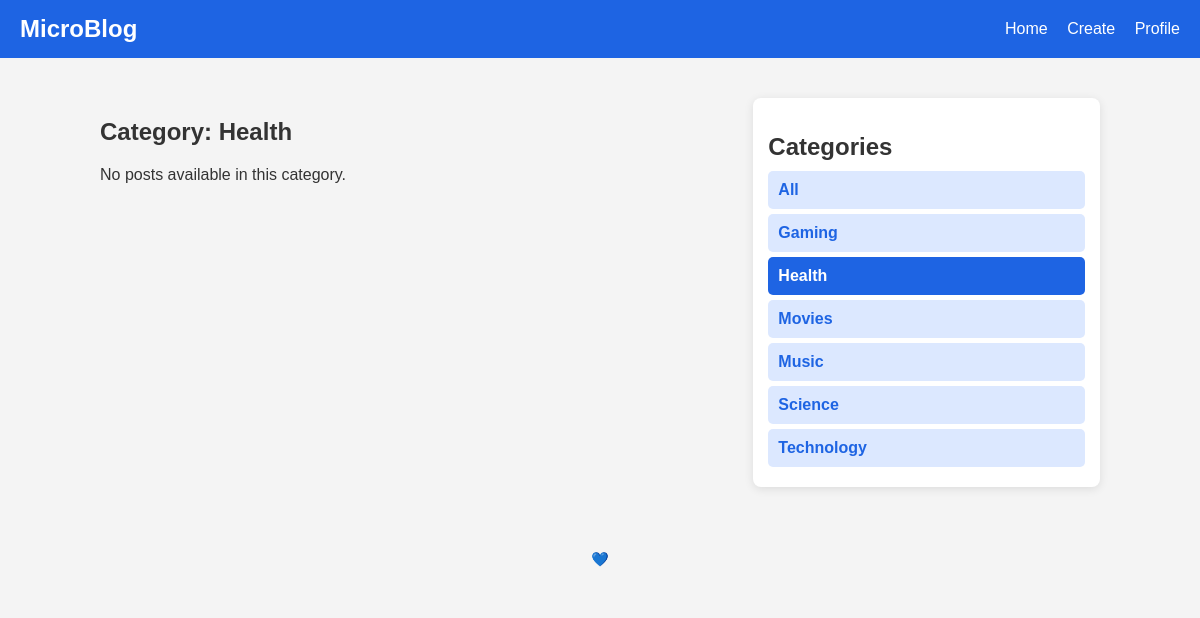
Before: /category.php?id=6 with the older database file.
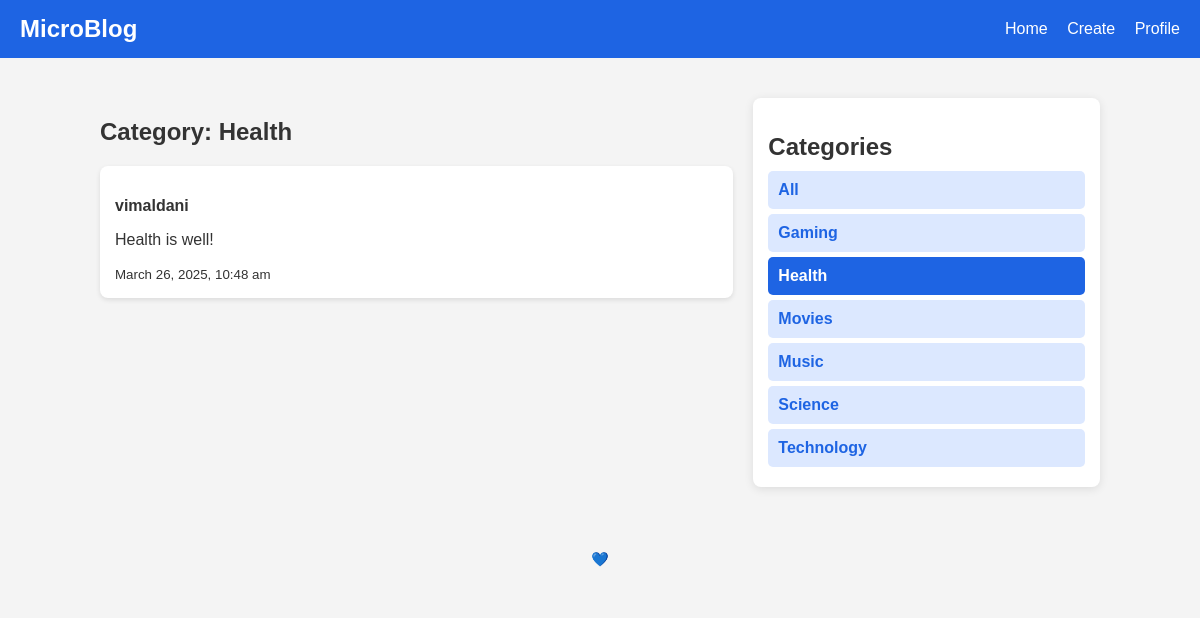
After: the same page with the newer database file.
### tables this page shows
CREATE TABLE `categories` (
  `id` int(11) NOT NULL,
  `name` varchar(100) NOT NULL,
  `description` text DEFAULT NULL,
  `created_at` timestamp NOT NULL DEFAULT current_timestamp()
);

CREATE TABLE `posts` (
  `id` int(11) NOT NULL,
  `user_id` int(11) NOT NULL,
  `category_id` int(11) NOT NULL,
  `content` text NOT NULL,
  `created_at` timestamp NOT NULL DEFAULT current_timestamp()
);

CREATE TABLE `users` (
  `id` int(11) NOT NULL,
  `username` varchar(50) NOT NULL,
  `email` varchar(100) NOT NULL,
  `password_hash` varchar(255) NOT NULL,
  `created_at` timestamp NOT NULL DEFAULT current_timestamp()
);

### category.php (the view, shortened to what this page needs)
<?php
include 'includes/db.php';
$category_id = isset($_GET['id']) ? intval($_GET['id']) : 0;
$categories = $conn->query("SELECT id, name FROM categories ORDER BY name ASC");
$category_name = "Unknown";
$category_stmt = $conn->prepare("SELECT name FROM categories WHERE id = ?");
$category_stmt->bind_param("i", $category_id);
$category_stmt->execute();
$category_result = $category_stmt->get_result();
if ($category_row = $category_result->fetch_assoc()) {
    $category_name = $category_row['name'];
}
$sql = "SELECT posts.id, posts.content, posts.created_at, users.username
        FROM posts
        JOIN users ON posts.user_id = users.id
        WHERE posts.category_id = ?
        ORDER BY posts.created_at DESC";
$stmt = $conn->prepare($sql);
$stmt->bind_param("i", $category_id);
$stmt->execute();
$posts = $stmt->get_result();
?>
<!DOCTYPE html>
<html lang="en">
<head>
    <link rel="stylesheet" href="css/style.css">
</head>
<body>
    <header>
        <h1>MicroBlog</h1>
        <nav>
            <a href="./">Home</a>
            <a href="createpost.php">Create</a>
            <a href="profile.php">Profile</a>
        </nav>
    </header>
    <main class="content-wrapper">
        <section class="recent-posts">
            <h2>Category: <?= htmlspecialchars($category_name) ?></h2>
            <?php if ($posts->num_rows > 0): ?>
                <?php while ($post = $posts->fetch_assoc()): ?>
                    <div class="post">
                        <p><strong><?= htmlspecialchars($post['username']) ?></strong></p>
                        <p><?= nl2br(htmlspecialchars($post['content'])) ?></p>
                        <small><?= date('F j, Y, g:i a', strtotime($post['created_at'])) ?></small>
                    </div>
                <?php endwhile; ?>
            <?php else: ?>
                <p>No posts available in this category.</p>
            <?php endif; ?>
        </section>
        <aside class="categories">
            <h2>Categories</h2>
            <a href="./" class="category-item">All</a>
            <?php if ($categories->num_rows > 0): ?>
                <?php while ($cat = $categories->fetch_assoc()): ?>
                    <a href="category.php?id=<?= $cat['id'] ?>" class="category-item <?= ($cat['id'] == $category_id) ? 'active' : '' ?>">
                        <?= htmlspecialchars($cat['name']) ?>
                    </a>
                <?php endwhile; ?>
            <?php else: ?>
                <p>No categories available.</p>
            <?php endif; ?>
        </aside>
    </main>
    <footer>
        <p>💙</p>
    </footer>
</body>
</html>

Changed rows visible on the page:
added posts: user.username "vimaldani", content "Health is well!", created_at "March 26, 2025, 10:48 am"
Other visible differences:
text no longer shown: "No posts available in this category."
